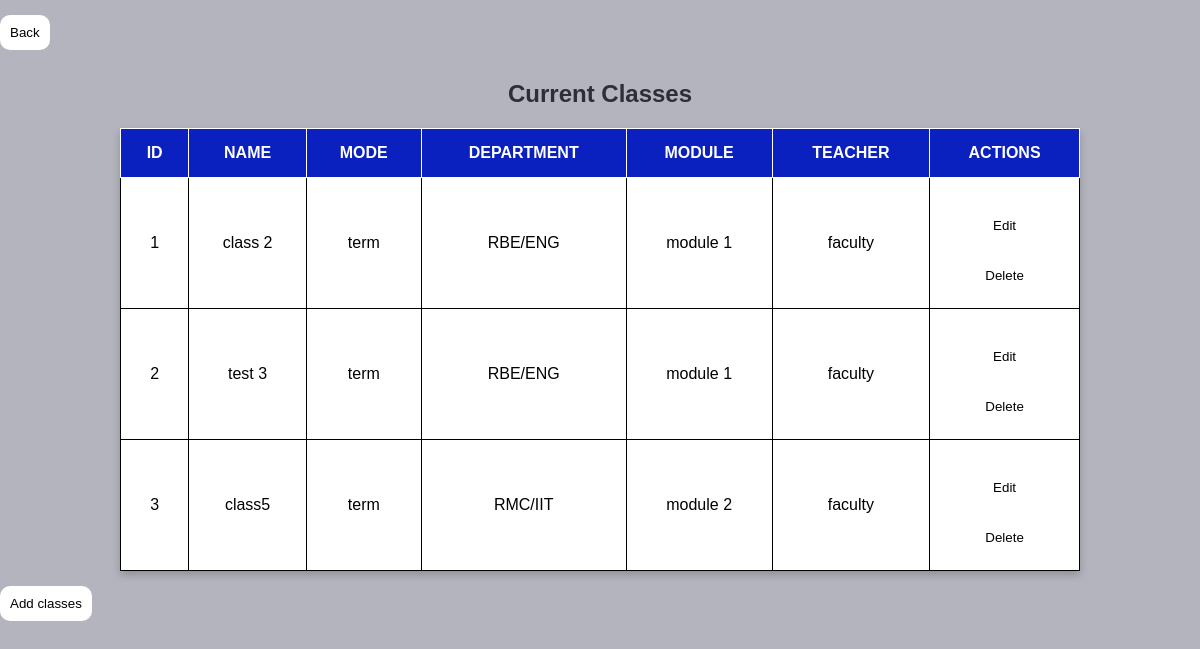
The app's page /php/viewclass.php (signed in) with its own data.
### tables this page shows
CREATE TABLE `class` (
  `ID` int(11) NOT NULL,
  `NAME` varchar(50) DEFAULT NULL,
  `STUDENT_ID` varchar(50) DEFAULT NULL,
  `TEACHER_ID` varchar(50) DEFAULT NULL,
  `MODULES_ID` varchar(50) DEFAULT NULL,
  `MODE` varchar(10) DEFAULT NULL,
  `DEPARTMENT_ID` int(11) DEFAULT NULL
);

CREATE TABLE `department` (
  `ID` int(11) NOT NULL,
  `NAME` varchar(50) DEFAULT NULL
);

CREATE TABLE `modules` (
  `ID` int(11) NOT NULL,
  `NAME` varchar(50) NOT NULL,
  `YEAR` year(4) DEFAULT NULL,
  `SEMESTER` varchar(50) DEFAULT NULL,
  `TERMS` varchar(50) DEFAULT NULL,
  `STAFF_ID` varchar(50) DEFAULT NULL
);

CREATE TABLE `faculty` (
  `ID` int(11) NOT NULL,
  `NAME` varchar(50) DEFAULT NULL,
  `EMAIL` varchar(50) DEFAULT NULL,
  `PHONE_NUMBER` int(8) DEFAULT NULL,
  `DEPARTMENT` varchar(50) DEFAULT NULL,
  `PASSWORD_HASH` char(60) DEFAULT NULL,
  `CREATED_AT` timestamp(6) NOT NULL DEFAULT current_timestamp(6),
  `UPDATED_AT` timestamp(6) NOT NULL DEFAULT current_timestamp(6),
  `ROLE_ID` varchar(11) DEFAULT NULL
);

### php/functions.php (called while the page is built, shortened)
<?php
function can_delete(){
    if ($_SESSION['role'] == 3){
        return TRUE;
    }else{
        return FALSE;
    }
}

### php/viewclass.php (the view, shortened to what this page needs)
<?php
require 'functions.php';
$conn = db_connect();
if ($_SESSION['role'] == 3){
    $redirect = "admin_dashboard.php";
}elseif($_SESSION['role'] == 2)
    $redirect = "faculty_dashboard.php";
$stmt = $conn->prepare("SELECT class.id, class.name as classname, class.mode, department.name as depname, faculty.name as teacher, modules.name as modulename
                        FROM class
                        LEFT JOIN department ON class.department_id=department.id
                        LEFT JOIN faculty ON class.teacher_id=faculty.id
                        LEFT JOIN modules on class.modules_id=modules.id
                        ");
$stmt -> execute();
$result = $stmt->get_result();
$class_info = $result->fetch_all(MYSQLI_ASSOC);
?>
 <!DOCTYPE html>
 <html lang="en">
    <head>
    </head>
    <body>
    <a href="<?php echo $redirect; ?>"><button>Back</button></a>
    <h2> Current Classes </h2>
<table>
    <thead>
        <tr>
            <th>ID</th>
            <th>NAME</th>
            <th>MODE</th>
            <th>DEPARTMENT</th>
            <th>MODULE</th>
            <th>TEACHER</th>
            <th>ACTIONS</th>
        </tr>
    </thead>
    <tbody>
        <?php
        $count = 0;
        foreach ($class_info as $class_info): ?>
            <tr>
                <td><?php echo ($count += 1) ?></td>
                <td><?php echo htmlspecialchars($class_info['classname']); ?></td>
                <td><?php echo htmlspecialchars($class_info['mode']); ?></td>
                <td><?php echo htmlspecialchars($class_info['depname']); ?></td>
                <td><?php echo htmlspecialchars($class_info['modulename']); ?></td>
                <td><?php echo htmlspecialchars($class_info['teacher']); ?></td>
                <td><a href="editclass.php?id=<?php echo $class_info['id']; ?>"><button>Edit</button> </a> <br>
                <?php
                if(can_delete()): ?>
                <a href="deleteclass.php?id=<?php echo $class_info['id'] ?>" onclick="return confirm('Are you sure?')"><button>Delete</button></a></td>
                <?php endif ?>
            </tr>
        <?php endforeach; ?>
    </tbody>
</table>
        <div class = "button">
            <a href="newclass.php"><button>Add classes</button></a>
        </div>
                </body>
                </html>

### php/viewclass.php (style rules this page uses)
* { margin: 0; box-sizing: border-box; font-family: sans-serif; }
body { margin-left: auto; margin-right: auto; justify-content: center; align-items: center; height: 100vh; background-color:#b3b4bd; background-size: cover; }
table { margin-left: auto; margin-right: auto; border-collapse: collapse; width: 80%; max-width: 1000px; background-color: #ffffff; box-shadow: 0 4px 8px rgba(0, 0, 0, 0.2); border: 1px solid; }
th, td { padding: 15px; text-align: center; border: 1px solid; }
th { background-color: #0a21c0; color: white; }
h2 { text-align: center; color: #2c2e3a; margin-top: 30px; margin-bottom: 20px; }
button { background: #fff; color: black; padding: 10px; border: 1px solid #2c2e3a; border-radius: 10px; cursor: pointer; margin-top: 15px; border: none; }

### records on screen
class: count "1", NAME "class 2", MODE "term", DEPARTMENT_ID.NAME "RBE/ENG", MODULES_ID.NAME "module 1", faculty.NAME "faculty"
class: count "2", NAME "test 3", MODE "term", DEPARTMENT_ID.NAME "RBE/ENG", MODULES_ID.NAME "module 1", faculty.NAME "faculty"
class: count "3", NAME "class5", MODE "term", DEPARTMENT_ID.NAME "RMC/IIT", MODULES_ID.NAME "module 2", faculty.NAME "faculty"
